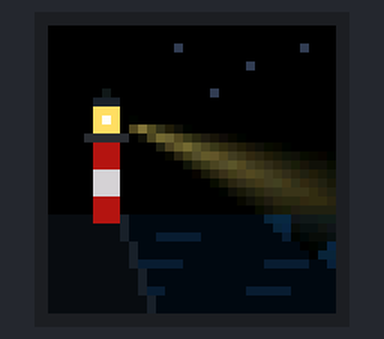
A sketch run on a simulated ESP32. Parts: 32×32 colour display. What the sketch prints to the serial monitor is not drawn.

Above: at 0.45 s.
At 4.46 s:
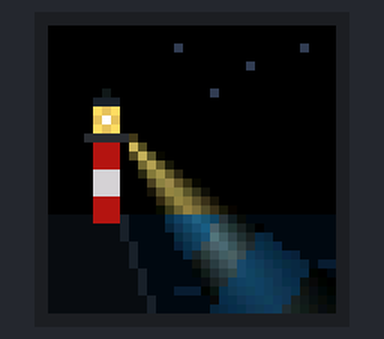
At 8.63 s:
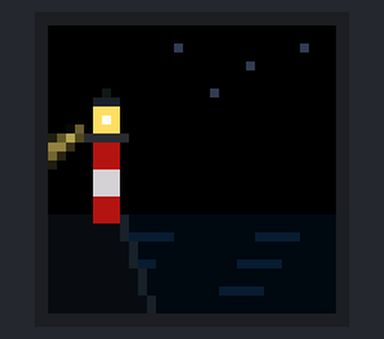
At 19.67 s:
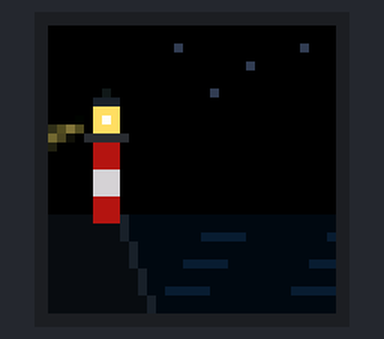
At 29.65 s:
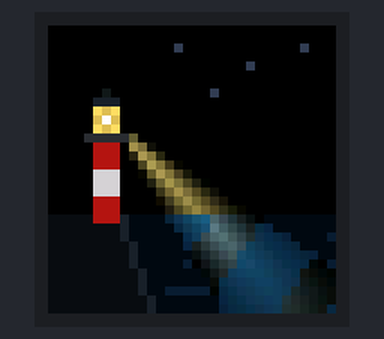
At 39.46 s:
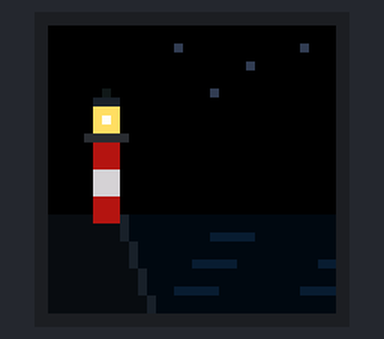

The sketch:

composed.ino
```cpp
// --- CUSTOM PXMATRIX PINS: PRESERVED FROM YOUR SKETCH ---
#define P_R1 13
#define P_G1 27
#define P_B1 26
#define P_R2 13
#define P_G2 27
#define P_B2 26

#define PxMATRIX_DOUBLE_BUFFER true

#include <PxMatrix.h>
#include <math.h>

// ------------------------- Matrix wiring -------------------------
#define P_LAT 22
#define P_A   19
#define P_B   23
#define P_C   18
#define P_D   5
#define P_OE  16

PxMATRIX display(32, 32, P_LAT, P_OE, P_A, P_B, P_C, P_D);

// ------------------------- Display refresh -------------------------
hw_timer_t *displayTimer = nullptr;
portMUX_TYPE timerMux = portMUX_INITIALIZER_UNLOCKED;

void IRAM_ATTR display_updater() {
  portENTER_CRITICAL_ISR(&timerMux);
  display.display(10);
  portEXIT_CRITICAL_ISR(&timerMux);
}

// ------------------------- Animation timing -------------------------
unsigned long lastFrame = 0;
const unsigned long FRAME_INTERVAL_MS = 33;

// ------------------------- Rest: Everything is on fire -------------------------
void restState(unsigned long now) {
    display.fillScreen(0x0000);

    const float lx = 6.0f;
    const float ly = 9.5f;
    const float period = 3600.0f;
    float phase = (float)(now % (unsigned long)period) * (6.2831853f / period);

    float dx = cosf(phase);
    float dz = sinf(phase);
    float dy = 0.28f + 0.12f * dz;

    float beamAngle = atan2f(dy, dx);
    const float beamHalfWidth = 0.22f;

    float beamFade = 0.0f;
    if (dz > -0.3f) {
        beamFade = (dz + 0.3f) / 1.3f;
        if (beamFade > 1.0f) beamFade = 1.0f;
    }

    float wavePhase = (float)(now % 10000) * 0.0025f;

    // Distant stars
    display.drawPixel(14, 2, display.color565(50, 60, 85));
    display.drawPixel(22, 4, display.color565(50, 60, 85));
    display.drawPixel(28, 2, display.color565(50, 60, 85));
    display.drawPixel(18, 7, display.color565(50, 60, 85));

    // Render sea and volumetric sweep
    for (int y = 0; y < 32; y++) {
        for (int x = 0; x < 32; x++) {
            int cliffW = 8 + (y >= 21 ? (y - 21) / 3 : 0);
            if ((x <= cliffW && y >= 21) || (x >= 4 && x <= 8 && y >= 8 && y <= 21)) {
                continue;
            }

            bool isSea = (y >= 21);
            uint16_t col = 0x0000;
            if (isSea) {
                float wave = sinf((x * 0.45f) + wavePhase + (y * 0.3f));
                bool crest = (wave > 0.45f) && ((y == 23) || (y == 26) || (y == 29));
                col = crest ? display.color565(8, 28, 55) : display.color565(2, 8, 22);
            }

            if (beamFade > 0.02f) {
                float vx = (float)x - lx;
                float vy = (float)y - ly;
                float dist = sqrtf(vx * vx + vy * vy);

                if (dist > 1.2f) {
                    float diff = atan2f(vy, vx) - beamAngle;
                    while (diff < -3.14159265f) diff += 6.2831853f;
                    while (diff >  3.14159265f) diff -= 6.2831853f;
                    diff = fabsf(diff);

                    if (diff < beamHalfWidth) {
                        float edge = 1.0f - (diff / beamHalfWidth);
                        float distFade = 1.0f - (dist / 38.0f);
                        if (distFade < 0.15f) distFade = 0.15f;
                        float str = edge * distFade * beamFade;

                        if (isSea) {
                            float wave = sinf((x * 0.45f) + wavePhase + (y * 0.3f));
                            if (wave > 0.3f) {
                                col = display.color565((uint8_t)(180 * str), (uint8_t)(240 * str), (uint8_t)(255 * str));
                            } else {
                                col = display.color565((uint8_t)(10 + 40 * str), (uint8_t)(35 + 110 * str), (uint8_t)(60 + 130 * str));
                            }
                        } else {
                            col = display.color565((uint8_t)(255 * str), (uint8_t)(230 * str), (uint8_t)(120 * str));
                        }
                    }
                }
            }
            if (col != 0x0000) display.drawPixel(x, y, col);
        }
    }

    // Rocky cliff
    for (int y = 21; y < 32; y++) {
        int w = 8 + (y - 21) / 3;
        display.drawLine(0, y, w - 1, y, display.color565(12, 14, 18));
        display.drawPixel(w, y, display.color565(28, 34, 42));
    }

    // Tower silhouette and stripes
    display.fillRect(5, 19, 3, 3, display.color565(180, 20, 20));
    display.fillRect(5, 16, 3, 3, display.color565(210, 210, 215));
    display.fillRect(5, 13, 3, 3, display.color565(180, 20, 20));
    display.drawLine(4, 12, 8, 12, display.color565(40, 45, 50));
    display.fillRect(5, 9, 3, 3, display.color565(255, 220, 100));
    display.drawPixel(6, 10, display.color565(255, 255, 240));
    display.fillRect(5, 8, 3, 1, display.color565(30, 35, 40));
    display.drawPixel(6, 7, display.color565(20, 25, 30));

    // Flash when beam swings across line of sight
    if (dz > 0.45f && fabsf(dx) < 0.55f) {
        float flare = (dz - 0.45f) / 0.55f;
        uint16_t glow = display.color565((uint8_t)(255 * flare), (uint8_t)(220 * flare), (uint8_t)(100 * flare));
        display.drawPixel(6, 9, glow);
        display.drawPixel(6, 11, glow);
        display.drawPixel(5, 10, glow);
        display.drawPixel(7, 10, glow);
        display.drawPixel(6, 10, display.color565(255, 255, 255));
    }
}

// ------------------------- Setup -------------------------
void setup() {
  Serial.begin(115200);

  pinMode(P_OE, OUTPUT);
  digitalWrite(P_OE, LOW);

  display.begin(16);
  display.setBrightness(255);
  display.clearDisplay();

  // Preserve your working refresh settings.
  displayTimer = timerBegin(0, 80, true);
  timerAttachInterrupt(displayTimer, &display_updater, true);
  timerAlarmWrite(displayTimer, 1000, true);
  timerAlarmEnable(displayTimer);

  lastFrame = millis();

  Serial.println("Ready: animation");
}

// ------------------------- Main loop -------------------------
void loop() {
  unsigned long now = millis();

  if (now - lastFrame >= FRAME_INTERVAL_MS) {
    lastFrame = now;

    // Draw into the hidden buffer.
    restState(now);

    // Display the completed frame.
    portENTER_CRITICAL(&timerMux);
    display.showBuffer();
    portEXIT_CRITICAL(&timerMux);
  }

  delay(1);
}
```
